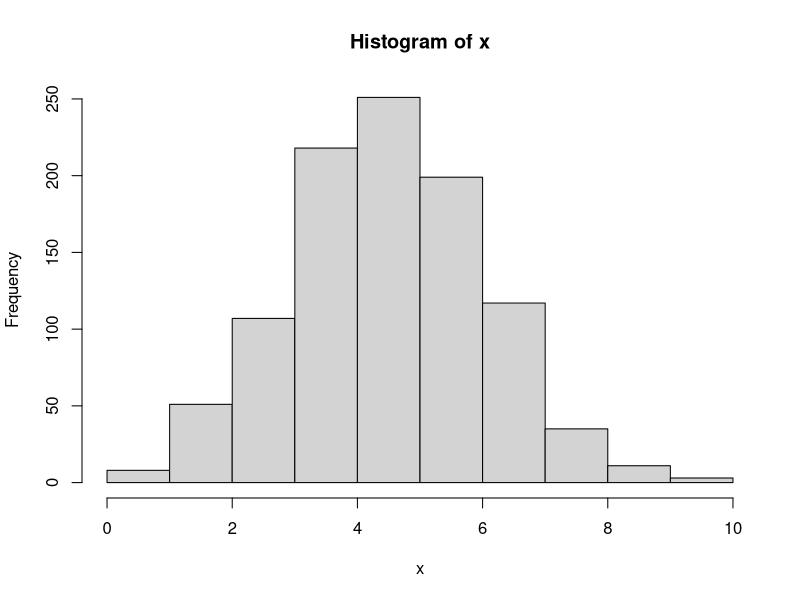
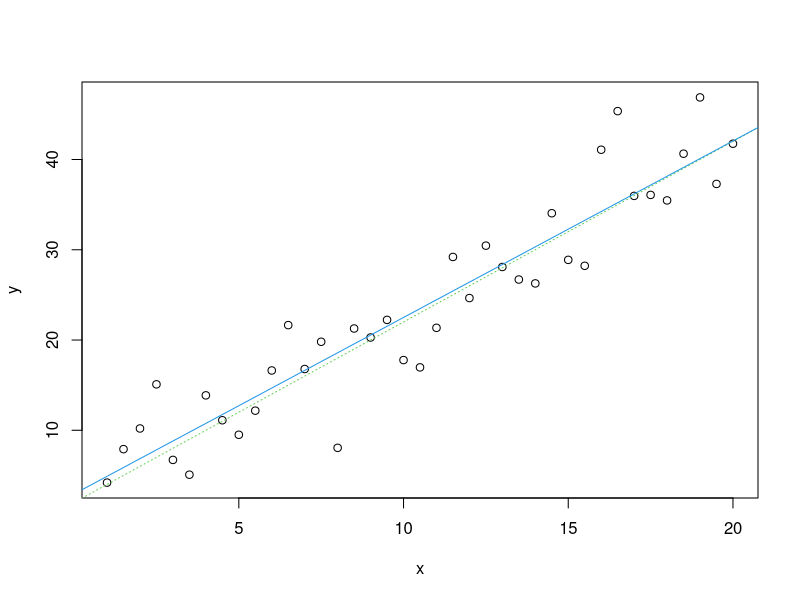
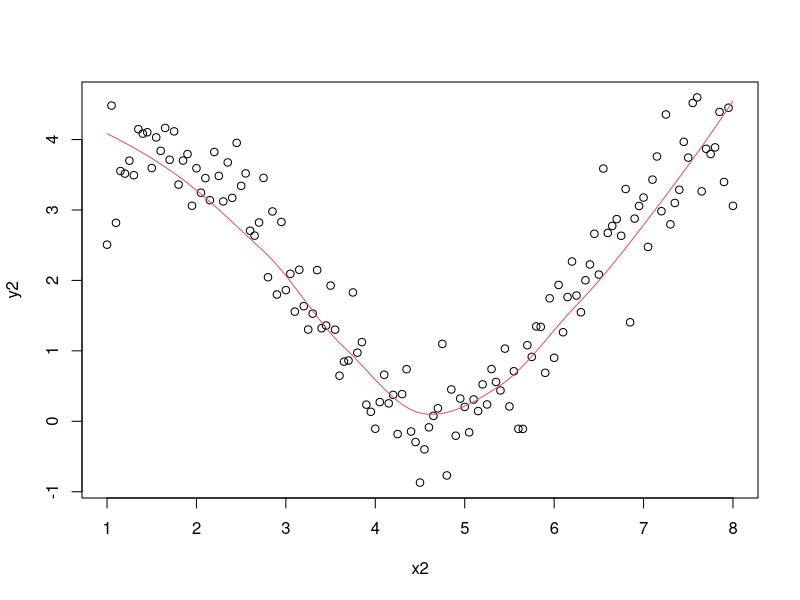

Write R code to recreate these figures, in order.
data("mtcars")

"hello world!"

100

n <- 1000





x <- rbinom(n, 10, 0.5)
hist(x)


ls()
rm(x)

x <- seq(1, 20, 0.5)
x

a <- 2
b <- 2
e <- rnorm(length(x), 0, 4)
y <- a + b*x + e
reg <- lm(y~x)
summary(reg)

plot(x, y)
abline(a, b, lty=3, col=3)
abline(reg, lty=1, col=4)
?abline

x2 <- seq(1, 8, 0.05)
e2 <- rnorm(length(x2), 0, 0.5)
y2 <- a + b*sin(x2) + e2
plot(x2, y2)

lpr <- loess(y2~x2)
lines(x2, fitted(lpr), col=2)

ls()
rm(list=ls())